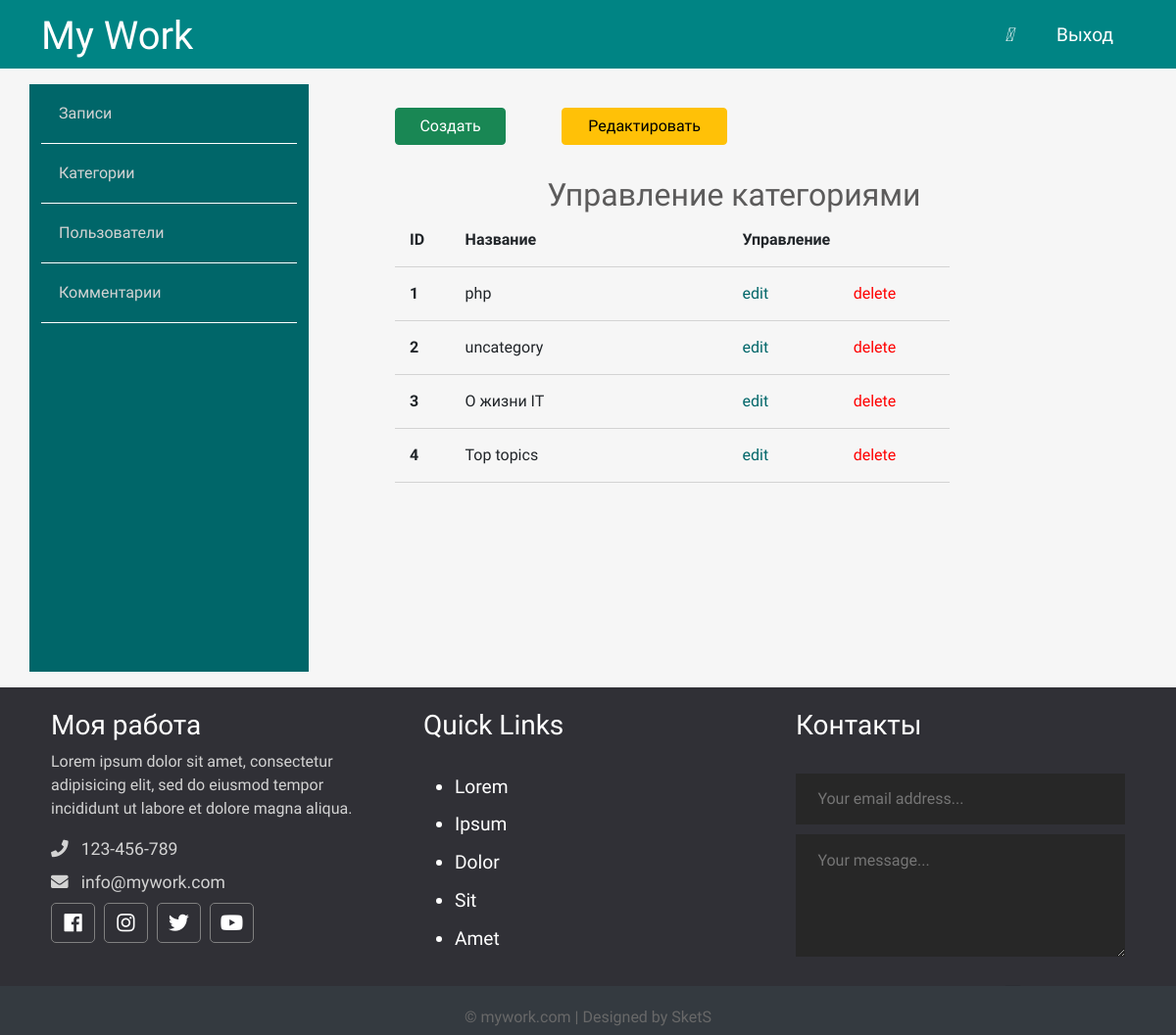
/admin/topics/index.php, run on an earlier commit of the app's database.
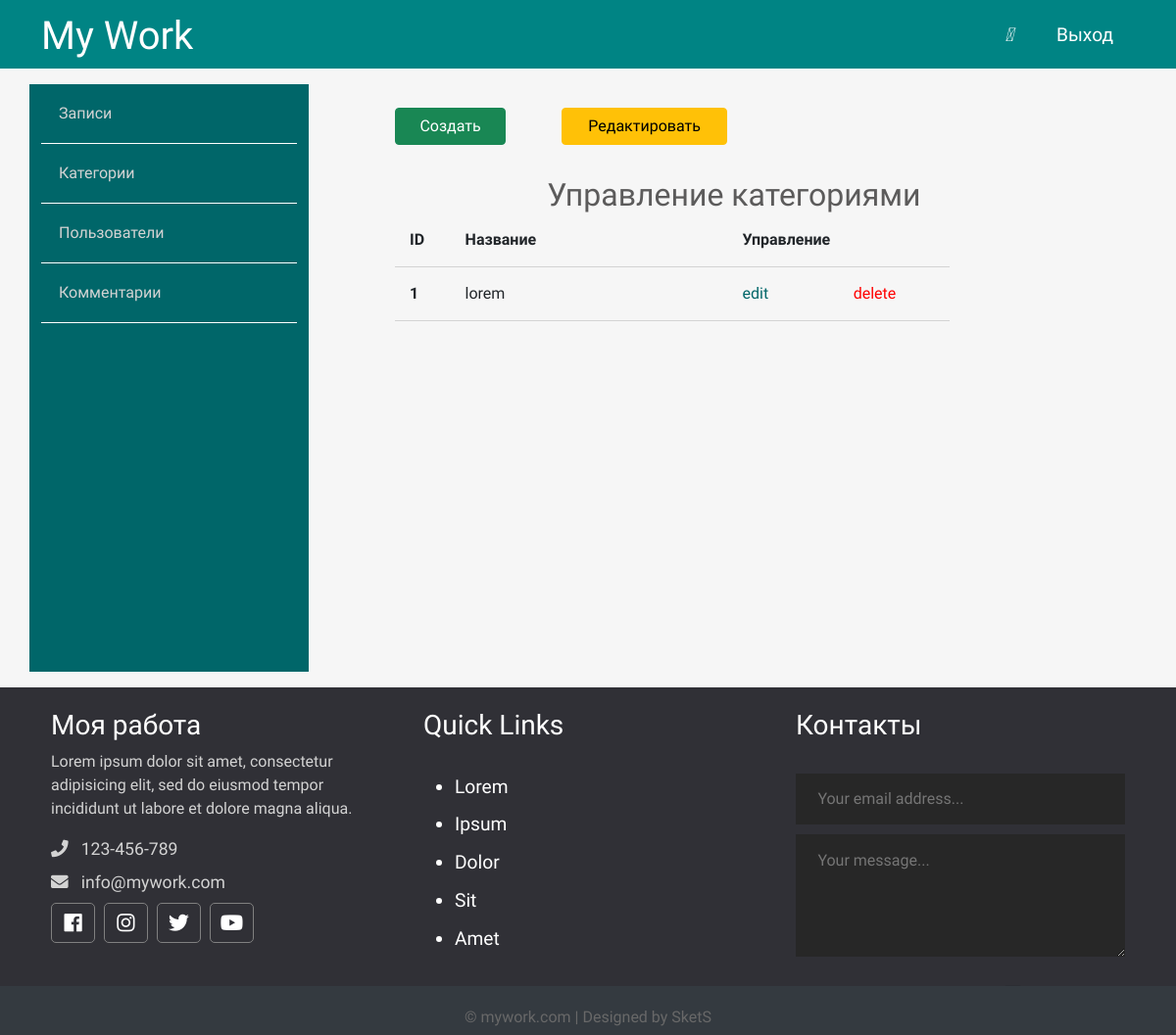
And on a later commit of the database.
### tables this page shows
CREATE TABLE `topics` (
  `id` int(12) NOT NULL,
  `name` varchar(121) NOT NULL,
  `description` text NOT NULL
);

### app/database/db.php (called while the page is built, shortened)
<?php
require 'connect.php';
function dbCheckError($query){
    $errInfo = $query->errorInfo();
    return true;
}
function selectAll($table, $params = []){
    global $pdo;
    $sql = "SELECT * FROM $table";
    $query = $pdo->prepare($sql);
    $query->execute();
    return $query->fetchAll();
}

### app/controllers/topics.php (called while the page is built, shortened)
<?php
include SITE_ROOT . "/app/database/db.php";
$topics = selectAll('topics');

### admin/topics/index.php (the view, shortened to what this page needs)
<?php session_start();
    include "../../app/controllers/topics.php";
?>
<!doctype html>
<html lang="en">
<head>
    <link href="https://cdn.jsdelivr.net/npm/bootstrap@5.0.0-beta2/dist/css/bootstrap.min.css" rel="stylesheet">
    <link rel="stylesheet" href="https://use.fontawesome.com/releases/v5.7.2/css/all.css"
>
    <link rel="stylesheet" href="../../assets/css/admin.css">
</head>
<body>
<?php include("../../app/include/header-admin.php"); ?>
<div class="container">
    <?php include "../../app/include/sidebar-admin.php"; ?>
        <div class="posts col-9">
            <div class="button row">
                <a href="<?php echo BASE_URL . "admin/topics/create.php";?>" class="col-2 btn btn-success">Создать</a>
                <span class="col-1"></span>
                <a href="<?php echo BASE_URL . "admin/topics/index.php";?>" class="col-3 btn btn-warning">Редактировать</a>
            </div>
            <div class="row title-table">
                <h2>Управление категориями</h2>
                <div class="col-1">ID</div>
                <div class="col-5">Название</div>
                <div class="col-4">Управление</div>
            </div>
            <?php foreach ($topics as $key => $topic): ?>
            <div class="row post">
                <div class="id col-1"><?=$key + 1; ?></div>
                <div class="title col-5"><?=$topic['name']; ?></div>
                <div class="red col-2"><a href="edit.php?id=<?=$topic['id']; ?>">edit</a></div>
                <div class="del col-2"><a href="index.php?del_id=<?=$topic['id']; ?>">delete</a></div>
            </div>
            <?php endforeach; ?>
        </div>
    </div>
</div>
<?php include("../../app/include/footer.php"); ?>
</body>
</html>

What changed in the data, as far as the page shows it:
removed topics: name "php"
removed topics: name "uncategory"
removed topics: name "О жизни IT"
removed topics: name "Top topics"
added topics: name "lorem"
